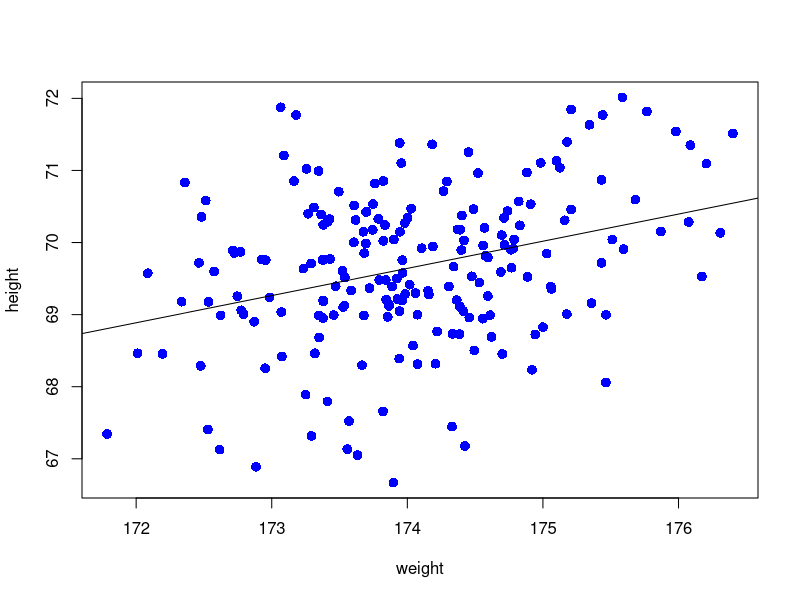

Here is the R script that generated this plot:
library(xtable)
set.seed(1)
x = rnorm(200, 174)
a = 0.4
b = 0
epsilon = rnorm(200)
y = b + a*x + epsilon

df = data.frame(height = x, weight = y)
xtable(head(df, 10))
plot(x, y, xlab = 'weight', ylab = 'height', pch = 16, cex = 1.3, col = "blue")
lm(y ~x, data = data.frame(x = x, y = y))
abline(lm(y ~x, data = data.frame(x = x, y = y)))
4.0570 + 0.3769*174